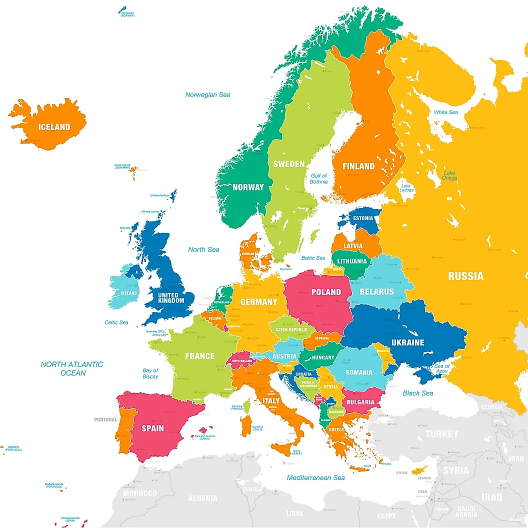
#> input picture europe-map.png, 1056 x 1055 px (shown at 1/2 size)
$ jupyter execute --allow-errors Practical_3.ipynb   (older library calls are emulated)
#> lines starting #> are read from the running program, lines starting #| are printed output that depends on the picture
# Practical 3

# Git and image manipulation

[cell 1]
from skimage import io
import skimage.transform as tf
import numpy as np

[cell 2]
image = io.imread("europe-map.png")
#> image is the input picture: shape (1055, 1056, 3); mean R, G, B 226.3, 219.9, 181.3
io.imshow(image)

[cell 3]
print(image.shape)
#| (1055, 1056, 3)

[cell 4]
inverted = np.invert(image)
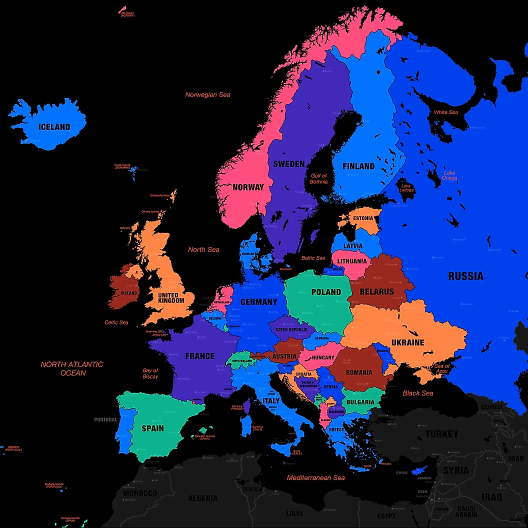
#> inverted: shape (1055, 1056, 3) (shown at 1/2 size); mean R, G, B 28.7, 35.1, 73.7
io.imsave('europe-map_numpy.png', inverted)
io.imshow(inverted)

[cell 5]
#print(image)
#prints the array of images

[cell 6]
new_image = np.copy(image)

[cell 7]
io.imshow(new_image)

[cell 8]
def invert(im, show = True):
    """
    Create an inverted image
    """
    inv_im = 255 - im

    if show == True:
        io.imshow(inv_im)

    return inv_im

[cell 9]
new_inv_im = invert(new_image, show= False)

[cell 10]
def colour_shift(im, show=True):
    """
    Shifts the colours 1 channel
    """
#> called with show = True

    cs_im = np.zeros_like(im)
    #cs_im[:,:,0] = im[:,:,1]
    #cs_im[:,:,1] = im[:,:,2]
    #cs_im[:,:,2] = im[:,:,0]

    cs_im[:,:,[0,1,2]] = im[:,:,[1,2,0]]
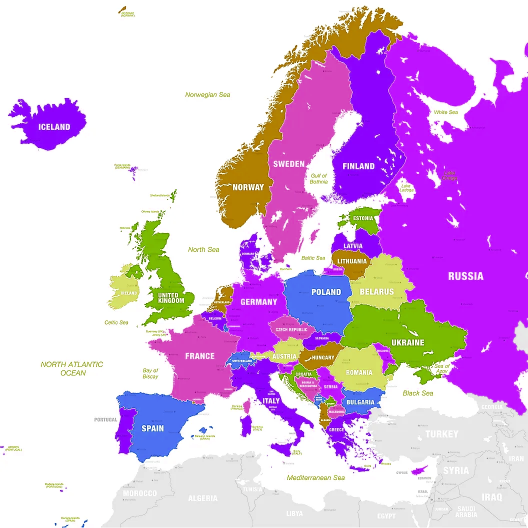
#> cs_im: shape (1055, 1056, 3) (shown at 1/2 size); mean R, G, B 219.9, 181.3, 226.3

    if show == True:
        io.imshow(cs_im)

    return cs_im

[cell 11]
io.imsave('CS_europe-map.png', colour_shift(image))

[cell 12]
re_image = tf.rescale(image,0.25,multichannel=False)
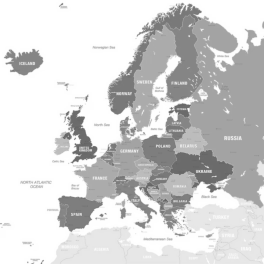
#> re_image: shape (264, 264, 1) float64; min 0.384, max 1, mean 0.831
re_image.shape
#> Out = (264, 264, 1)

[cell 13]
def crop_image(image, x1, x2, y1, y2):
    """
    Crops an image with desired coordinates
    """
#> called with x1 = 496, x2 = 556, y1 = 668, y2 = 748

    cropped = image[x1:x2,y1:y2]
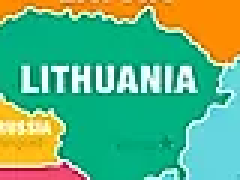
#> cropped: shape (60, 80, 3) (shown 3 times larger); mean R, G, B 93.7, 177.9, 125.4

    io.imshow(cropped)

    return cropped
